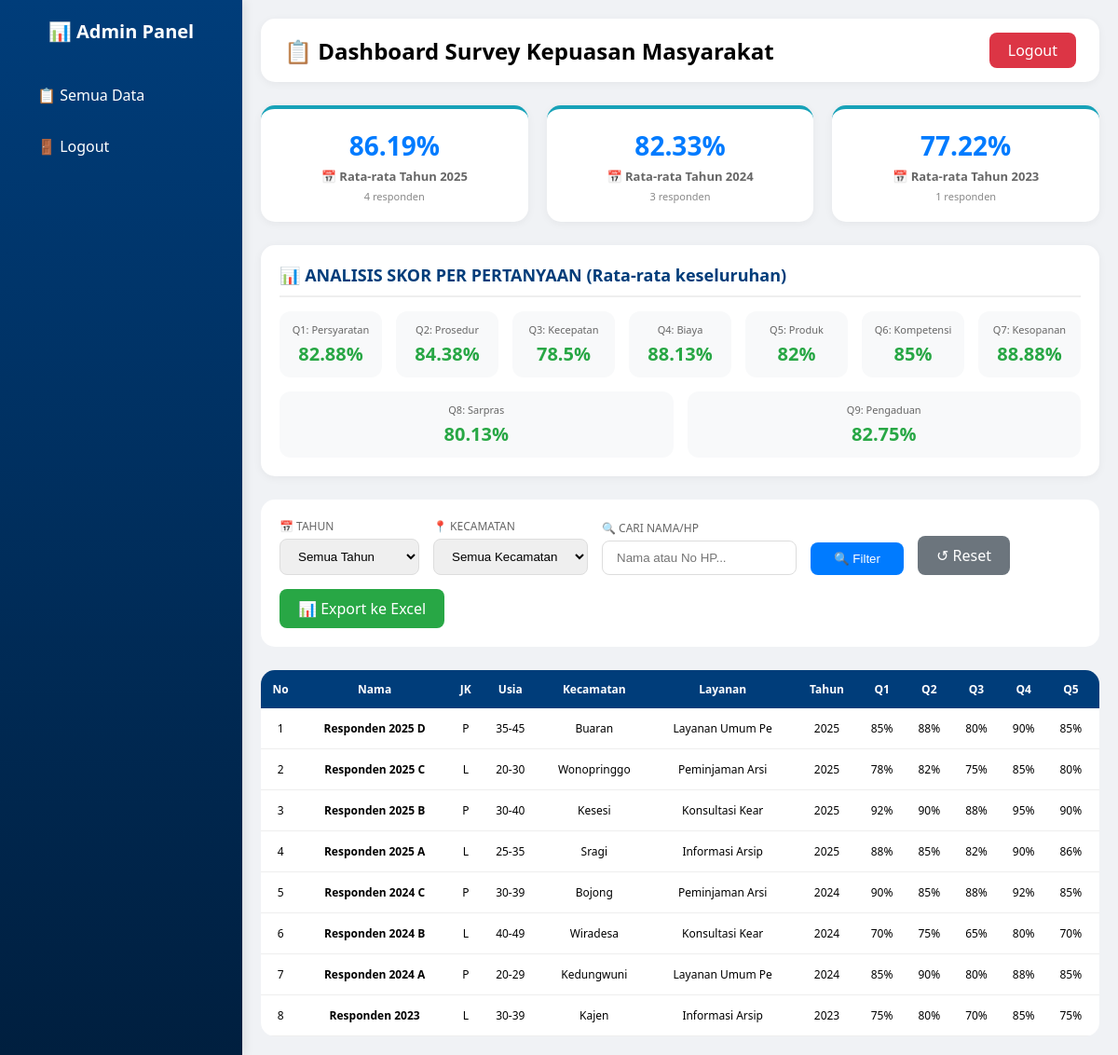
/admin/index.php (signed in), run on the app's committed database.
### tables this page shows
CREATE TABLE survey_responses (
    id INT AUTO_INCREMENT PRIMARY KEY,
    nama VARCHAR(100) NOT NULL,
    jenis_kelamin ENUM('L','P') NOT NULL,
    usia VARCHAR(20) NOT NULL,
    wa VARCHAR(20) NOT NULL,
    pendidikan VARCHAR(50) NOT NULL,
    pekerjaan VARCHAR(50) NOT NULL,
    kecamatan VARCHAR(50) NOT NULL,
    layanan VARCHAR(100) NOT NULL,
    tahun INT NOT NULL,
    q1 INT NOT NULL,
    q2 INT NOT NULL,
    q3 INT NOT NULL,
    q4 INT NOT NULL,
    q5 INT NOT NULL,
    q6 INT NOT NULL,
    q7 INT NOT NULL,
    q8 INT NOT NULL,
    q9 INT NOT NULL,
    saran TEXT,
    created_at TIMESTAMP DEFAULT CURRENT_TIMESTAMP,
    
     
    INDEX idx_tahun (tahun),
    INDEX idx_kecamatan (kecamatan),
    INDEX idx_created (created_at)
);

### admin/index.php (the view, shortened to what this page needs)
<?php
require_once __DIR__ . '/../config/database.php';
$limit = 20;
$page = isset($_GET['page']) ? (int)$_GET['page'] : 1;
$offset = ($page - 1) * $limit;
$filter_tahun = isset($_GET['tahun']) ? $_GET['tahun'] : '';
$filter_kecamatan = isset($_GET['kecamatan']) ? $_GET['kecamatan'] : '';
$search = isset($_GET['search']) ? $_GET['search'] : '';
$where = [];
$params = [];
$where_sql = !empty($where) ? "WHERE " . implode(" AND ", $where) : "";
$sql = "SELECT * FROM survey_responses $where_sql ORDER BY created_at DESC LIMIT $limit OFFSET $offset";
$stmt = $pdo->prepare($sql);
$stmt->execute($params);
$responses = $stmt->fetchAll();
$stats_q = $pdo->query("SELECT
    AVG(q1) as avg_q1, AVG(q2) as avg_q2, AVG(q3) as avg_q3, AVG(q4) as avg_q4,
    AVG(q5) as avg_q5, AVG(q6) as avg_q6, AVG(q7) as avg_q7, AVG(q8) as avg_q8, AVG(q9) as avg_q9
    FROM survey_responses")->fetch();
$data_per_tahun = $pdo->query("SELECT tahun, AVG((q1+q2+q3+q4+q5+q6+q7+q8+q9)/9) as rata, COUNT(*) as jumlah
                               FROM survey_responses
                               GROUP BY tahun
                               ORDER BY tahun DESC")->fetchAll();
?>
<!DOCTYPE html>
<html lang="id">
<head>
</head>
<body>
    <div class="sidebar">
        <h3>📊 Admin Panel</h3>
        <a href="index.php">📋 Semua Data</a>
        <a href="logout.php">🚪 Logout</a>
    </div>
    <div class="main">
        <div class="header">
            <h2>📋 Dashboard Survey Kepuasan Masyarakat</h2>
            <a href="logout.php" class="logout-btn">Logout</a>
        </div>
        <div class="stats-container">
            <?php if(empty($data_per_tahun)): ?>
                <div class="stat-card">
                    <div class="number">0</div>
                    <div class="label">Belum ada data</div>
                </div>
            <?php else: ?>
                <?php foreach($data_per_tahun as $tahun_data):
                    $rata_tahun = round($tahun_data['rata'], 2);
                    if($rata_tahun >= 88.31) $warna = "#28a745";
                    elseif($rata_tahun >= 76.61) $warna = "#17a2b8";
                    else $warna = "#ffc107";
                ?>
                <div class="stat-card" style="border-top: 4px solid <?php echo $warna; ?>;">
                    <div class="number"><?php echo $rata_tahun; ?>%</div>
                    <div class="label">📅 Rata-rata Tahun <?php echo $tahun_data['tahun']; ?></div>
                    <div style="font-size: 11px; color: #888; margin-top: 5px;"><?php echo $tahun_data['jumlah']; ?> responden</div>
                </div>
                <?php endforeach; ?>
            <?php endif; ?>
        </div>
        <div class="analisis-box">
            <div class="analisis-title">📊 ANALISIS SKOR PER PERTANYAAN (Rata-rata keseluruhan)</div>
            <div class="skor-grid">
                <?php
                $questions = [
                    'q1' => 'Persyaratan', 'q2' => 'Prosedur', 'q3' => 'Kecepatan',
                    'q4' => 'Biaya', 'q5' => 'Produk', 'q6' => 'Kompetensi',
                    'q7' => 'Kesopanan', 'q8' => 'Sarpras', 'q9' => 'Pengaduan'
                ];
                $i = 1;
                foreach($questions as $key => $label):
                    $avg = round($stats_q['avg_' . $key], 2);
                    $class = ($avg >= 75) ? "skor-baik" : (($avg >= 50) ? "skor-sedang" : "skor-kurang");
                ?>
                <div class="skor-item">
                    <div class="q-name">Q<?php echo $i; ?>: <?php echo $label; ?></div>
                    <div class="q-value <?php echo $class; ?>"><?php echo $avg; ?>%</div>
                </div>
                <?php $i++; endforeach; ?>
            </div>
        </div>
        <div class="filter-bar">
            <div class="filter-group">
                <label>📅 TAHUN</label>
                <select id="filterTahun">
                    <option value="">Semua Tahun</option>
                </select>
            </div>
            <div class="filter-group">
                <label>📍 KECAMATAN</label>
                <select id="filterKecamatan">
                    <option value="">Semua Kecamatan</option>
                </select>
            </div>
            <div class="filter-group">
                <label>🔍 CARI NAMA/HP</label>
                <input type="text" id="searchInput" placeholder="Nama atau No HP..." value="<?php echo htmlspecialchars($search); ?>">
            </div>
            <div class="filter-group">
                <button class="btn-filter" onclick="applyFilter()">🔍 Filter</button>
            </div>
            <div class="filter-group">
                <a href="index.php" class="btn-reset">↺ Reset</a>
            </div>
            <div class="filter-group">
                <a href="export_excel.php?tahun=<?php echo urlencode($filter_tahun); ?>&kecamatan=<?php echo urlencode($filter_kecamatan); ?>&search=<?php echo urlencode($search); ?>" class="btn-export">📊 Export ke Excel</a>
            </div>
        </div>
        <div class="table-container">
            <table>
                <thead>
                    <tr>
                        <th>No</th><th>Nama</th><th>JK</th><th>Usia</th><th>Kecamatan</th><th>Layanan</th><th>Tahun</th>
                        <th>Q1</th><th>Q2</th><th>Q3</th><th>Q4</th><th>Q5</th><th>Q6</th><th>Q7</th><th>Q8</th><th>Q9</th>
                    </tr>
                </thead>
                <tbody>
                    <?php if(empty($responses)): ?>
                        <tr><td colspan="21" style="text-align:center;">Belum ada data</td></tr>
                    <?php else:
                        $no = $offset + 1;
                        foreach($responses as $r):
                    ?>
                        <tr>
                            <td><?php echo $no++; ?></td>
                            <td><strong><?php echo htmlspecialchars($r['nama']); ?></strong></td>
                            <td><?php echo $r['jenis_kelamin'] == 'L' ? 'L' : 'P'; ?></td>
                            <td><?php echo $r['usia']; ?></td>
                            <td><?php echo htmlspecialchars($r['kecamatan']); ?></td>
                            <td><?php echo htmlspecialchars(substr($r['layanan'],0,15)); ?></td>
                            <td><?php echo $r['tahun']; ?></td>
                            <td><?php echo $r['q1']; ?>%</td><td><?php echo $r['q2']; ?>%</td><td><?php echo $r['q3']; ?>%</td>
                            <td><?php echo $r['q4']; ?>%</td><td><?php echo $r['q5']; ?>%</td><td><?php echo $r['q6']; ?>%</td>
                        </tr>
                    <?php endforeach; endif; ?>
                </tbody>
            </table>
        </div>
    </div>
</body>
</html>

### admin/index.php (style rules this page uses)
* { margin: 0; padding: 0; box-sizing: border-box; }
body { font-family: 'Segoe UI', Tahoma, Geneva, Verdana, sans-serif; background: #f0f2f5; }
.sidebar { width: 260px; background: linear-gradient(180deg, #003d7a 0%, #001f3f 100%); color: white; position: fixed; height: 100%; padding: 20px 0; box-shadow: 2px 0 10px rgba(0,0,0,0.1); z-index: 100; }
.sidebar h3 { text-align: center; margin-bottom: 30px; padding: 0 20px; font-size: 20px; }
.sidebar a { display: flex; align-items: center; gap: 12px; color: white; text-decoration: none; padding: 14px 25px; margin: 5px 15px; border-radius: 12px; transition: all 0.3s; }
.main { margin-left: 260px; padding: 20px; }
.header { background: white; padding: 15px 25px; border-radius: 15px; margin-bottom: 25px; display: flex; justify-content: space-between; align-items: center; box-shadow: 0 2px 10px rgba(0,0,0,0.05); }
.logout-btn { background: #dc3545; color: white; padding: 8px 20px; border-radius: 8px; text-decoration: none; }
.stats-container { display: flex; flex-wrap: wrap; gap: 20px; margin-bottom: 25px; }
.stat-card { background: white; padding: 20px; border-radius: 15px; text-align: center; box-shadow: 0 2px 10px rgba(0,0,0,0.05); min-width: 160px; flex: 1; }
.stat-card .number { font-size: 28px; font-weight: bold; color: #007bff; }
.stat-card .label { color: #666; margin-top: 5px; font-size: 13px; font-weight: 600; }
.analisis-box { background: white; border-radius: 15px; padding: 20px; margin-bottom: 25px; box-shadow: 0 2px 10px rgba(0,0,0,0.05); }
.analisis-title { font-size: 18px; font-weight: bold; color: #003d7a; margin-bottom: 15px; padding-bottom: 10px; border-bottom: 2px solid #eee; }
.skor-grid { display: flex; flex-wrap: wrap; gap: 15px; justify-content: space-between; }
.skor-item { flex: 1; min-width: 100px; background: #f8f9fa; border-radius: 12px; padding: 12px; text-align: center; }
.skor-item .q-name { font-size: 11px; color: #666; margin-bottom: 5px; }
.skor-item .q-value { font-size: 20px; font-weight: bold; }
.skor-baik { color: #28a745; }
.filter-bar { background: white; padding: 20px; border-radius: 15px; margin-bottom: 25px; display: flex; gap: 15px; flex-wrap: wrap; align-items: flex-end; }
.filter-group { display: flex; flex-direction: column; }
.filter-group label { font-size: 12px; color: #666; margin-bottom: 5px; }
.filter-group select, .filter-group input { padding: 10px 15px; border: 1px solid #ddd; border-radius: 8px; min-width: 150px; }
.btn-filter { background: #007bff; color: white; border: none; padding: 10px 25px; border-radius: 8px; cursor: pointer; }
.btn-reset { background: #6c757d; color: white; padding: 10px 20px; border-radius: 8px; text-decoration: none; }
.btn-export { background: #28a745; color: white; padding: 10px 20px; border-radius: 8px; text-decoration: none; margin-left: auto; }
.table-container { background: white; border-radius: 15px; overflow-x: auto; }
table { width: 100%; border-collapse: collapse; min-width: 1600px; }
th { background: #003d7a; color: white; padding: 12px 8px; font-size: 12px; text-align: center; }
td { padding: 10px 8px; border-bottom: 1px solid #eee; font-size: 12px; text-align: center; }

### data on the page
survey_responses: nama "Responden 2025 D", jenis_kelamin "P", usia "35-45", kecamatan "Buaran", layanan "Layanan Umum Pe", tahun "2025", q1 "85", q2 "88", q3 "80", q4 "90", q5 "85"
survey_responses: nama "Responden 2025 C", jenis_kelamin "L", usia "20-30", kecamatan "Wonopringgo", layanan "Peminjaman Arsi", tahun "2025", q1 "78", q2 "82", q3 "75", q4 "85", q5 "80"
survey_responses: nama "Responden 2025 B", jenis_kelamin "P", usia "30-40", kecamatan "Kesesi", layanan "Konsultasi Kear", tahun "2025", q1 "92", q2 "90", q3 "88", q4 "95", q5 "90"
survey_responses: nama "Responden 2025 A", jenis_kelamin "L", usia "25-35", kecamatan "Sragi", layanan "Informasi Arsip", tahun "2025", q1 "88", q2 "85", q3 "82", q4 "90", q5 "86"
survey_responses: nama "Responden 2024 C", jenis_kelamin "P", usia "30-39", kecamatan "Bojong", layanan "Peminjaman Arsi", tahun "2024", q1 "90", q2 "85", q3 "88", q4 "92", q5 "85"
survey_responses: nama "Responden 2024 B", jenis_kelamin "L", usia "40-49", kecamatan "Wiradesa", layanan "Konsultasi Kear", tahun "2024", q1 "70", q2 "75", q3 "65", q4 "80", q5 "70"
survey_responses: nama "Responden 2024 A", jenis_kelamin "P", usia "20-29", kecamatan "Kedungwuni", layanan "Layanan Umum Pe", tahun "2024", q1 "85", q2 "90", q3 "80", q4 "88", q5 "85"
survey_responses: nama "Responden 2023", jenis_kelamin "L", usia "30-39", kecamatan "Kajen", layanan "Informasi Arsip", tahun "2023", q1 "75", q2 "80", q3 "70", q4 "85", q5 "75"

### other printed values
$rata_tahun "86.19"
$tahun_data['tahun'] "2025"
$tahun_data['jumlah'] "4"
$rata_tahun "82.33"
$tahun_data['tahun'] "2024"
$tahun_data['jumlah'] "3"
$rata_tahun "77.22"
$tahun_data['tahun'] "2023"
$tahun_data['jumlah'] "1"
$label "Persyaratan"
$avg "82.88"
$label "Prosedur"
$avg "84.38"
$label "Kecepatan"
$avg "78.5"
